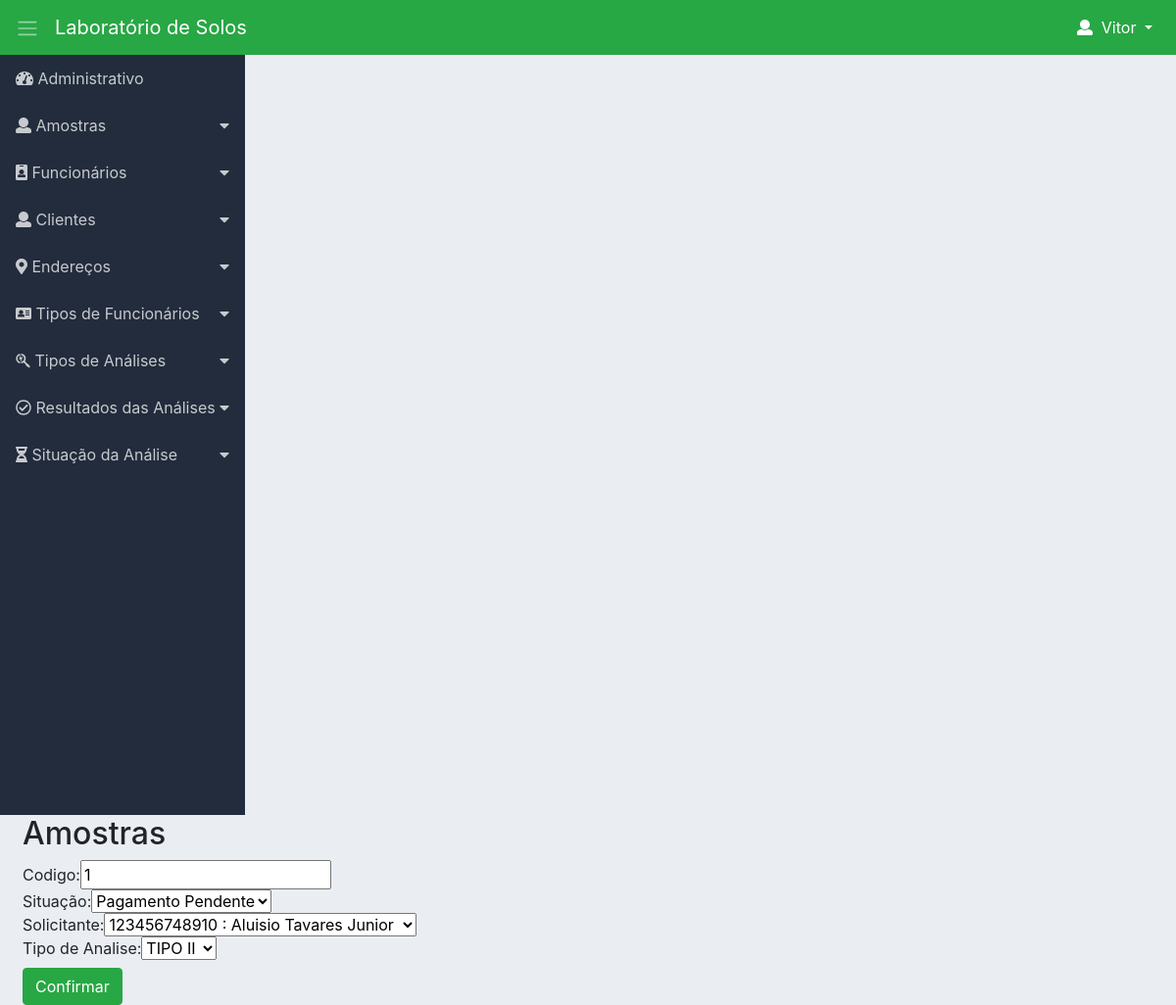
The app's page /form_editar_amostra.php?identificador=1 (signed in) with its own data.
### tables this page shows
CREATE TABLE IF NOT EXISTS `amostras` (
  `identificador` varchar(255) NOT NULL,
  `data_entrada` date DEFAULT NULL,
  `id_situacao` int(11) NOT NULL,
  `identificador_cliente_amostras` varchar(14) NOT NULL,
  `id_tipo_analise` int(11) NOT NULL,
  PRIMARY KEY (`identificador`),
  KEY `id_situacao` (`id_situacao`),
  KEY `identificador_cliente_amostras` (`identificador_cliente_amostras`),
  KEY `id_tipo_analise` (`id_tipo_analise`)
);

CREATE TABLE IF NOT EXISTS `situacao` (
  `id` int(11) NOT NULL AUTO_INCREMENT,
  `descricao` varchar(255) DEFAULT NULL,
  PRIMARY KEY (`id`)
);

CREATE TABLE IF NOT EXISTS `clientes` (
  `identificador` varchar(14) NOT NULL,
  `nome` varchar(255) NOT NULL,
  `sobrenome` varchar(255) NOT NULL,
  `senha` varchar(255) NOT NULL,
  `cod_endereco` int(11) NOT NULL,
  PRIMARY KEY (`identificador`),
  KEY `cod_endereco` (`cod_endereco`)
);

CREATE TABLE IF NOT EXISTS `tipo_analise` (
  `id` int(11) NOT NULL AUTO_INCREMENT,
  `descricao` varchar(255) DEFAULT NULL,
  `valor` decimal(6,2) DEFAULT NULL,
  PRIMARY KEY (`id`)
);

### db/amostras.php (called while the page is built, shortened)
<?php
function listar_amostra_unica($identificador){
	$connection = db_connect();
	$command = "SELECT a.identificador,s.id AS id_situacao, s.descricao AS situacao,c.nome, c.sobrenome,c.identificador AS id_cliente,ta.id AS id_tipo, ta.descricao AS tipo from amostras a
		INNER JOIN situacao s
		ON s.id = a.id_situacao
		INNER JOIN clientes c
		ON c.identificador = a.identificador_cliente_amostras
		INNER JOIN tipo_analise ta
		on ta.id = a.id_tipo_analise
		WHERE a.identificador = $identificador;";
	$result = mysqli_query($connection,$command);
	$data = mysqli_fetch_array($result);
	return $data;
}
?>

### form_editar_amostra.php (the view, shortened to what this page needs)
	<?php
		require_once("db/amostras.php");
		require_once("menu.php");
		$indentificador = $_GET['identificador'];
		$dado = listar_amostra_unica($indentificador);
	?>
	<section class="col-md-5">
	<h2>Amostras</h2>
	<form action="editarAmostras.php" method="post">
		Codigo:<input type="text" value="<?=$dado["identificador"]?>" name="novo" required><br>
		Situação:<select name="situacao" required>
			<option selected="selected" value="<?=$dado["id_situacao"]?>"><?=$dado["situacao"]?></option>
	</select><br>
		Solicitante:<select name="cliente" required>
			<option value="<?=$dado["id_cliente"]?>"><?=$dado["id_cliente"]." : ".$dado["nome"]." ".$dado["sobrenome"]?></option>
			<?php
			$listadeclientes = listar_clientes();
					foreach ($listadeclientes as $data):
						?>
		<option value="<?=$data["identificador"]?>"><?=$data["identificador"]." : ".$data["nome"]." ".$data["sobrenome"]?></option>
		<?php
				 	endforeach
		?></select><br>
		Tipo de Analise:<select name="tipoAnalise" required>
			<option value="<?=$dado["id_tipo"]?>"><?=$dado["tipo"]?></option>
		</select><br>
		<input class="btn btn-success mt-2" type="submit" value="Confirmar">
	</form>
	</section>
</div>
</body>
</html>

### css/estilos.css (style rules this page uses)
body { font-family: 'roboto'; background-color: #fff; }

### css/dashboard.css (style rules this page uses)
body { background-color: #eaeef3; }

### records on screen
amostras: novo "1", situacao "Pagamento Pendente", cliente "123456748910 : Aluisio Tavares Junior", tipoAnalise "TIPO II"

### other values on screen
$_SESSION['nome'] "Vitor"
